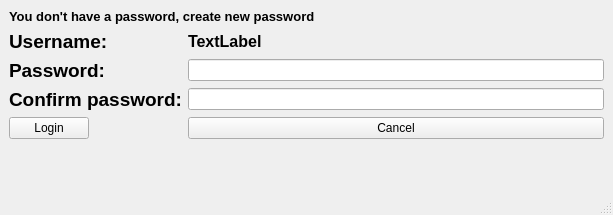
<?xml version="1.0" encoding="UTF-8"?>
<ui version="4.0">
 <class>MainWindow</class>
 <widget class="QMainWindow" name="MainWindow">
  <property name="geometry">
   <rect>
    <x>0</x>
    <y>0</y>
    <width>613</width>
    <height>215</height>
   </rect>
  </property>
  <property name="windowTitle">
   <string>MainWindow</string>
  </property>
  <widget class="QWidget" name="centralwidget">
   <layout class="QFormLayout" name="formLayout">
    <item row="0" column="0" colspan="2">
     <widget class="QLabel" name="label">
      <property name="text">
       <string>&lt;html&gt;&lt;head/&gt;&lt;body&gt;&lt;p&gt;&lt;span style=&quot; font-size:10pt; font-weight:600;&quot;&gt;You don't have a password, create new password&lt;/span&gt;&lt;/p&gt;&lt;/body&gt;&lt;/html&gt;</string>
      </property>
     </widget>
    </item>
    <item row="2" column="0">
     <widget class="QLabel" name="label_4">
      <property name="text">
       <string>&lt;html&gt;&lt;head/&gt;&lt;body&gt;&lt;p&gt;&lt;span style=&quot; font-size:14pt; font-weight:600;&quot;&gt;Username:&lt;/span&gt;&lt;/p&gt;&lt;/body&gt;&lt;/html&gt;</string>
      </property>
     </widget>
    </item>
    <item row="3" column="0">
     <widget class="QLabel" name="label_5">
      <property name="text">
       <string>&lt;html&gt;&lt;head/&gt;&lt;body&gt;&lt;p&gt;&lt;span style=&quot; font-size:14pt; font-weight:600;&quot;&gt;Password:&lt;/span&gt;&lt;/p&gt;&lt;/body&gt;&lt;/html&gt;</string>
      </property>
     </widget>
    </item>
    <item row="3" column="1">
     <widget class="QLineEdit" name="txbPass1">
      <property name="echoMode">
       <enum>QLineEdit::Password</enum>
      </property>
     </widget>
    </item>
    <item row="4" column="0">
     <widget class="QLabel" name="label_6">
      <property name="text">
       <string>&lt;html&gt;&lt;head/&gt;&lt;body&gt;&lt;p&gt;&lt;span style=&quot; font-size:14pt; font-weight:600;&quot;&gt;Confirm password:&lt;/span&gt;&lt;/p&gt;&lt;/body&gt;&lt;/html&gt;</string>
      </property>
     </widget>
    </item>
    <item row="4" column="1">
     <widget class="QLineEdit" name="txbPass2">
      <property name="echoMode">
       <enum>QLineEdit::Password</enum>
      </property>
     </widget>
    </item>
    <item row="5" column="0">
     <widget class="QPushButton" name="btnLoginNP">
      <property name="text">
       <string>Login</string>
      </property>
     </widget>
    </item>
    <item row="5" column="1">
     <widget class="QPushButton" name="btnCancel">
      <property name="text">
       <string>Cancel</string>
      </property>
     </widget>
    </item>
    <item row="2" column="1">
     <widget class="QLabel" name="txbUser">
      <property name="text">
       <string>&lt;html&gt;&lt;head/&gt;&lt;body&gt;&lt;p&gt;&lt;span style=&quot; font-size:12pt; font-weight:600;&quot;&gt;TextLabel&lt;/span&gt;&lt;/p&gt;&lt;/body&gt;&lt;/html&gt;</string>
      </property>
     </widget>
    </item>
   </layout>
  </widget>
  <widget class="QStatusBar" name="statusbar"/>
 </widget>
 <resources/>
 <connections/>
</ui>
